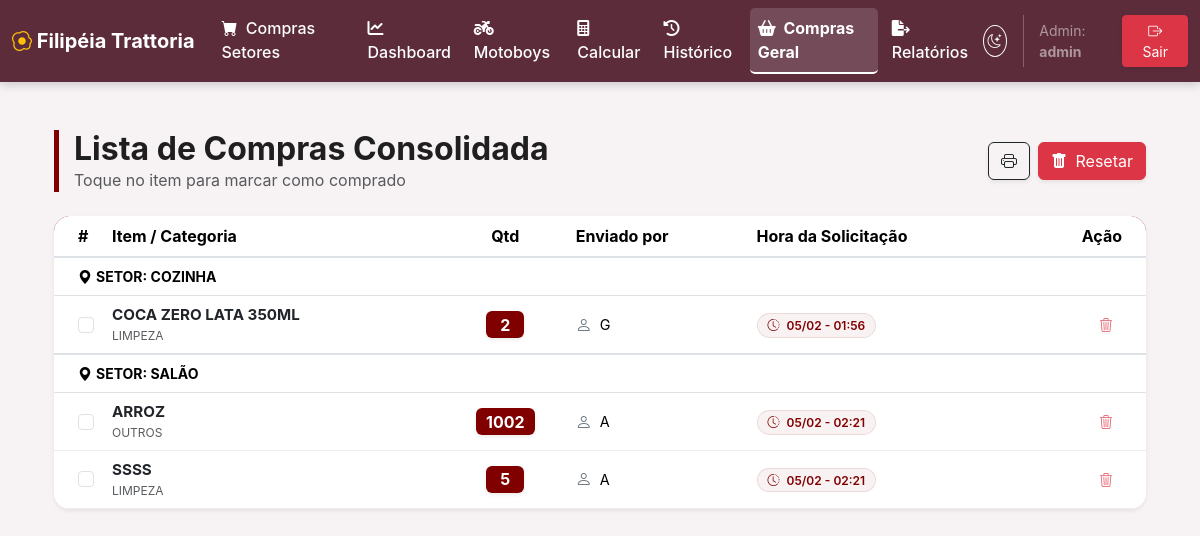
The app's page /admin/compras-geral (signed in) with its own data.
### app/models.py (models this page shows)
class User(db.Model, UserMixin):
    id = db.Column(db.Integer, primary_key=True)
    username = db.Column(db.String(80), unique=True, nullable=False)
    password = db.Column(db.String(200), nullable=False)

class ItemCompra(db.Model):
    id = db.Column(db.Integer, primary_key=True)
    nome = db.Column(db.String(100), nullable=False)
    quantidade = db.Column(db.Integer, default=0)
    setor = db.Column(db.String(50))
    categoria = db.Column(db.String(50), default='GERAL')
    quem_pediu = db.Column(db.String(100))
    data = db.Column(db.DateTime, default=get_br_time, onupdate=get_br_time)

### app/routes.py (the view)
@bp.route("/admin/compras-geral")
@login_required
def compras_geral():
    itens = ItemCompra.query.filter(ItemCompra.quantidade > 0).order_by(ItemCompra.setor).all()
    return render_template("admin_compras.html", itens=itens)

### app/extensions.py (called while the page is built)
@login_manager.user_loader
def load_user(user_id):
    from app.models import User
    return db.session.get(User, int(user_id))

### app/templates/admin_compras.html (shortened to what this page needs)
{% extends "base.html" %}
{% block content %}
<div class="container pb-5">
    <div class="d-flex justify-content-between align-items-center mb-4 pt-4 d-print-none">
        <div class="admin-header">
            <h2 class="fw-bold mb-0">Lista de Compras Consolidada</h2>
            <p class="text-muted mb-0">Toque no item para marcar como comprado</p>
        </div>
        <div class="d-flex gap-2">
            <button onclick="window.print()" class="btn btn-outline-dark shadow-sm">
                <i class="bi bi-printer"></i>
            </button>
            <form action="{{ url_for('main.limpar_lista', setor='TODOS') }}" method="POST" onsubmit="return confirm('Deseja zerar toda a lista?')">
                <button type="submit" class="btn btn-danger shadow-sm">
                    <i class="bi bi-trash-fill me-1"></i> Resetar
                </button>
            </form>
        </div>
    </div>
    {% if itens %}
        <div class="card shadow-sm border-0 rounded-4 overflow-hidden">
            <div class="table-responsive">
                <table class="table table-hover align-middle mb-0 table-admin">
                    <thead>
                        <tr>
                            <th class="ps-4" style="width: 50px;">#</th>
                            <th>Item / Categoria</th>
                            <th class="text-center">Qtd</th>
                            <th>Enviado por</th>
                            <th>Hora da Solicitação</th>
                            <th class="text-end pe-4 d-print-none">Ação</th>
                        </tr>
                    </thead>
                    <tbody>
                        {% set current_sector = namespace(name="") %}
                        {% for item in itens %}
                            {% if item.setor != current_sector.name %}
                                {% set current_sector.name = item.setor %}
                                <tr class="sector-row">
                                    <td colspan="6" class="ps-4 py-2 text-uppercase small letter-spacing-1">
                                        <i class="bi bi-geo-alt-fill me-1"></i>Setor: {{ current_sector.name }}
                                    </td>
                                </tr>
                            {% endif %}
                            <tr class="item-row" onclick="toggleItem(this)">
                                <td class="ps-4">
                                    <input class="form-check-input check-comprado shadow-none" type="checkbox" style="pointer-events: none;">
                                </td>
                                <td>
                                    <div class="fw-bold text-dark text-uppercase" style="font-size: 0.95rem;">{{ item.nome }}</div>
                                    <div class="text-muted" style="font-size: 0.75rem;">{{ item.categoria }}</div>
                                </td>
                                <td class="text-center">
                                    <span class="badge badge-qty shadow-sm">{{ item.quantidade }}</span>
                                </td>
                                <td>
                                    <div class="d-flex align-items-center gap-2">
                                        <i class="bi bi-person text-secondary"></i>
                                        <span style="font-size: 0.9rem;">{{ item.quem_pediu or 'S/ Identificação' }}</span>
                                    </div>
                                </td>
                                <td>
                                    <span class="badge badge-date">
                                        <i class="bi bi-clock-history me-1"></i>
                                        {% if item.data %}
                                            {{ item.data.strftime('%d/%m - %H:%M') }}
                                        {% else %}
                                            <span class="opacity-50">Sinalizado agora</span>
                                        {% endif %}
                                    </span>
                                </td>
                                <td class="text-end pe-4 d-print-none">
                                    <form action="{{ url_for('main.delete_item', id=item.id) }}" method="POST" class="d-inline" onclick="event.stopPropagation()">
                                        <button type="submit" class="btn btn-sm text-danger opacity-75 hover-opacity-100">
                                            <i class="bi bi-trash3"></i>
                                        </button>
                                    </form>
                                </td>
                            </tr>
                        {% endfor %}
                    </tbody>
                </table>
            </div>
        </div>
    {% else %}
        <div class="text-center py-5 bg-white rounded-4 shadow-sm border">
            <i class="bi bi-cart-check text-success display-1"></i>
            <h4 class="mt-3 fw-bold text-dark">Tudo em ordem!</h4>
            <p class="text-muted">Nenhum item em falta no momento.</p>
        </div>
    {% endif %}
</div>
{% endblock %}

### app/templates/base.html (shortened to what this page needs)
<!DOCTYPE html>
<html lang="pt-br" data-bs-theme="light">
<head>
    <link href="https://cdn.jsdelivr.net/npm/bootstrap@5.3.2/dist/css/bootstrap.min.css" rel="stylesheet">
    <link rel="stylesheet" href="https://cdn.jsdelivr.net/npm/bootstrap-icons@1.11.3/font/bootstrap-icons.min.css">
    <link rel="stylesheet" href="https://cdnjs.cloudflare.com/ajax/libs/font-awesome/6.0.0/css/all.min.css">
    <link rel="stylesheet" href="{{ url_for('static', filename='style.css') }}">
</head>
<body>
<nav class="navbar navbar-expand-lg navbar-dark d-print-none sticky-top">
    <div class="container-fluid">
        <a class="navbar-brand fw-bold" href="/">
            <i class="bi bi-egg-fried text-warning"></i> Filipéia Trattoria
        </a>
        <div class="collapse navbar-collapse" id="navbarNav">
            <ul class="navbar-nav me-auto">
                <li class="nav-item">
                    <a class="nav-link {% if request.endpoint == 'main.colaborador_selecao' %}active{% endif %}" href="{{ url_for('main.colaborador_selecao') }}">
                        <i class="bi bi-cart-fill me-1"></i> Compras Setores
                    </a>
                </li>
                {% if current_user.is_authenticated %}
                    <li class="nav-item">
                        <a class="nav-link {% if request.endpoint == 'main.dashboard' %}active{% endif %}" href="{{ url_for('main.dashboard') }}">
                            <i class="fas fa-chart-line me-1"></i> Dashboard
                        </a>
                    </li>
                    <li class="nav-item">
                        <a class="nav-link {% if request.endpoint == 'main.dashboard_motoboys' %}active{% endif %}" href="{{ url_for('main.dashboard_motoboys') }}">
                            <i class="fas fa-motorcycle me-1"></i> Motoboys
                        </a>
                    </li>
                    <li class="nav-item">
                        <a class="nav-link {% if request.endpoint == 'main.calcular_rotas' %}active{% endif %}" href="{{ url_for('main.calcular_rotas') }}">
                            <i class="fas fa-calculator me-1"></i> Calcular
                        </a>
                    </li>
                    <li class="nav-item">
                        <a class="nav-link {% if request.endpoint == 'main.historico' %}active{% endif %}" href="{{ url_for('main.historico') }}">
                            <i class="fas fa-history me-1"></i> Histórico
                        </a>
                    </li>
                    <li class="nav-item">
                        <a class="nav-link {% if request.endpoint == 'main.compras_geral' %}active{% endif %}" href="{{ url_for('main.compras_geral') }}">
                            <i class="fas fa-shopping-basket me-1"></i> Compras Geral
                        </a>
                    </li>
                    <li class="nav-item">
                        <a class="nav-link" href="{{ url_for('main.relatorios_exportar') }}">
                            <i class="fas fa-file-export me-1"></i> Relatórios
                        </a>
                    </li>
                {% endif %}
            </ul>
            <div class="d-flex align-items-center gap-2">
                <button id="toggleTheme" class="btn btn-outline-light btn-sm rounded-circle" style="width: 32px; height: 32px; padding: 0;" title="Alternar Tema">
                </button>
                {% if current_user.is_authenticated %}
                    <span class="text-white-50 small me-2 d-none d-lg-inline">Admin: <b>{{ current_user.username }}</b></span>
                    <a href="{{ url_for('main.logout') }}" class="btn btn-danger btn-sm px-3 shadow-sm">
                        <i class="bi bi-box-arrow-right"></i> Sair
                    </a>
                {% else %}
                    <a href="{{ url_for('main.login') }}" class="btn btn-outline-light btn-sm px-3">
                        <i class="bi bi-person-lock"></i> Login
                    </a>
                {% endif %}
            </div>
        </div>
    </div>
</nav>
<div class="container mt-4 mb-5">
    {% block content %}{% endblock %}
</div>
</body>
</html>

### app/static/style.css (style rules this page uses)
:root { --vinho: #5c2c3b; --texto-claro: #ffffff; --texto-escuro: #1f1f1f; --fundo-claro: #f7f3f4; --fundo-escuro: #121212; }
body { font-family: Inter, Arial, sans-serif; }
.navbar { background-color: var(--vinho) !important; }
.navbar .nav-link { color: var(--texto-claro) !important; font-weight: 500; }
html[data-bs-theme="light"] body { background-color: var(--fundo-claro); color: var(--texto-escuro); }

### app/templates/base.html (style rules this page uses)
:root { --brand-color: #5c2c3b; }
.navbar { background-color: var(--brand-color) !important; box-shadow: 0 2px 10px rgba(0,0,0,0.2); }
.nav-link { transition: all 0.2s; border-bottom: 2px solid transparent; margin: 0 3px; }
.navbar-nav .nav-link.active { border-bottom: 2px solid white; font-weight: bold; background: rgba(255,255,255,0.15); border-radius: 5px; }
.card { transition: transform 0.25s ease, box-shadow 0.25s ease; border: none; }

### app/templates/admin_compras.html (style rules this page uses)
.admin-header { border-left: 5px solid #800000; padding-left: 15px; }
.table-admin thead { background-color: #800000; color: white; }
.badge-qty { font-size: 1rem; background-color: #800000 !important; min-width: 38px; border-radius: 6px; }
.sector-row { background-color: #f8f9fa; font-weight: bold; color: #800000; border-top: 2px solid #dee2e6; }
.item-row { cursor: pointer; transition: all 0.2s; border-bottom: 1px solid #eee; }
.badge-date { font-size: 0.75rem; font-weight: 600; padding: 5px 10px; border-radius: 20px; background-color: rgba(128, 0, 0, 0.05); color: #800000; border: 1px solid rgba(128, 0, 0, 0.1); }

### records on screen
User: username "admin"
ItemCompra: name "COZINHA", nome "COCA ZERO LATA 350ML", categoria "LIMPEZA", quantidade "2", quem_pediu "G", data "05/02 - 01:56"
ItemCompra: name "SALÃO", nome "ARROZ", categoria "OUTROS", quantidade "1002", quem_pediu "A", data "05/02 - 02:21"
ItemCompra: nome "SSSS", categoria "LIMPEZA", quantidade "5", quem_pediu "A", data "05/02 - 02:21"
